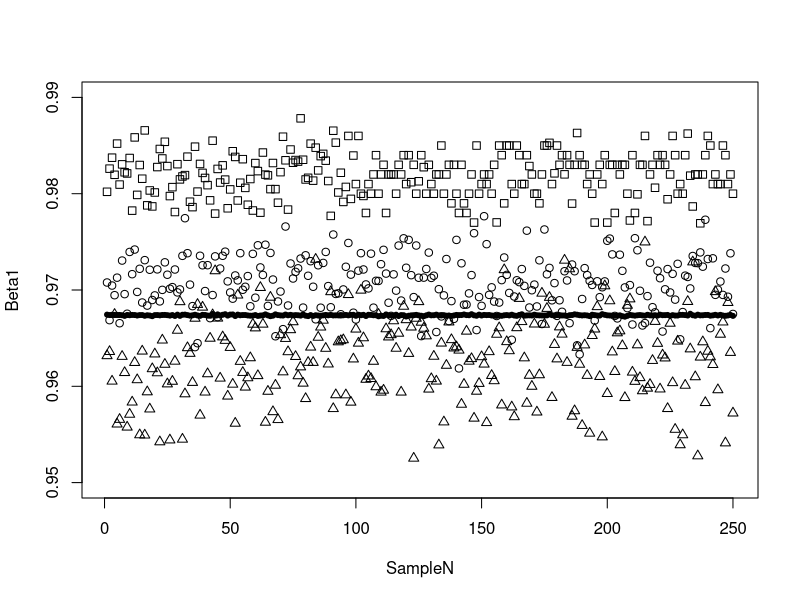
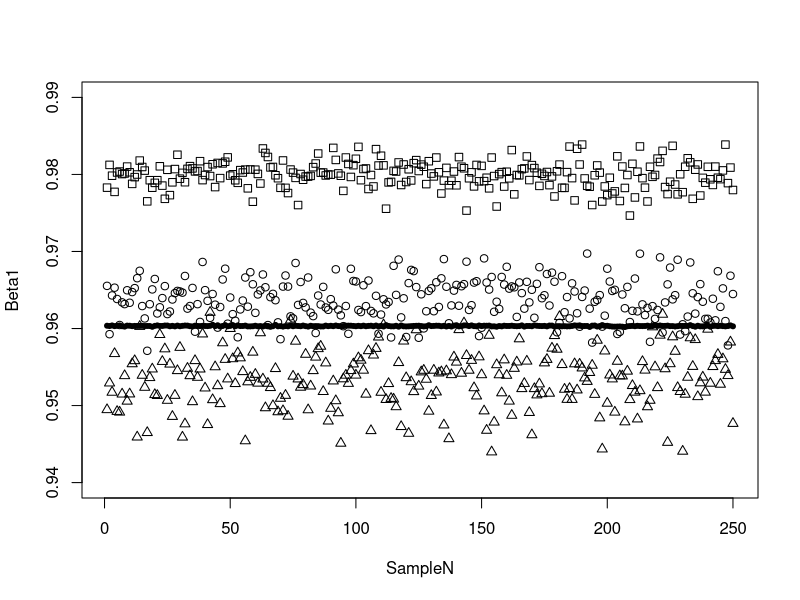
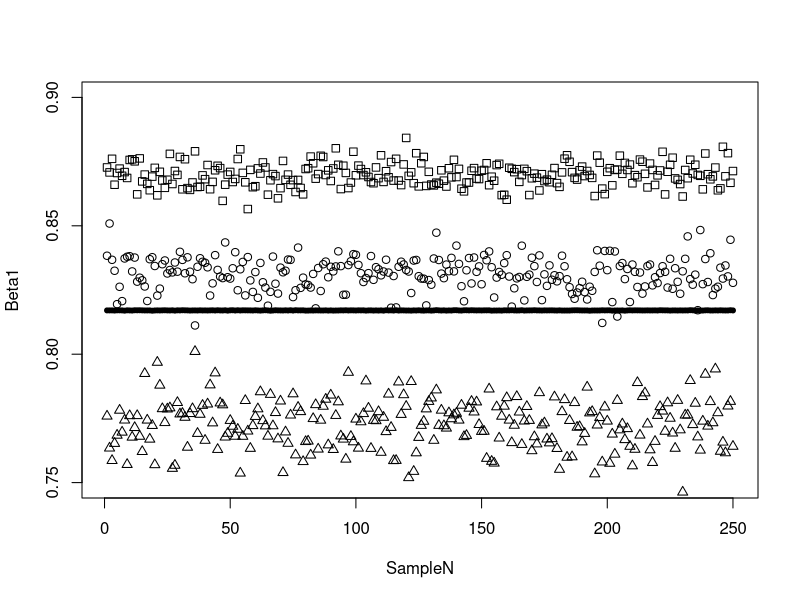
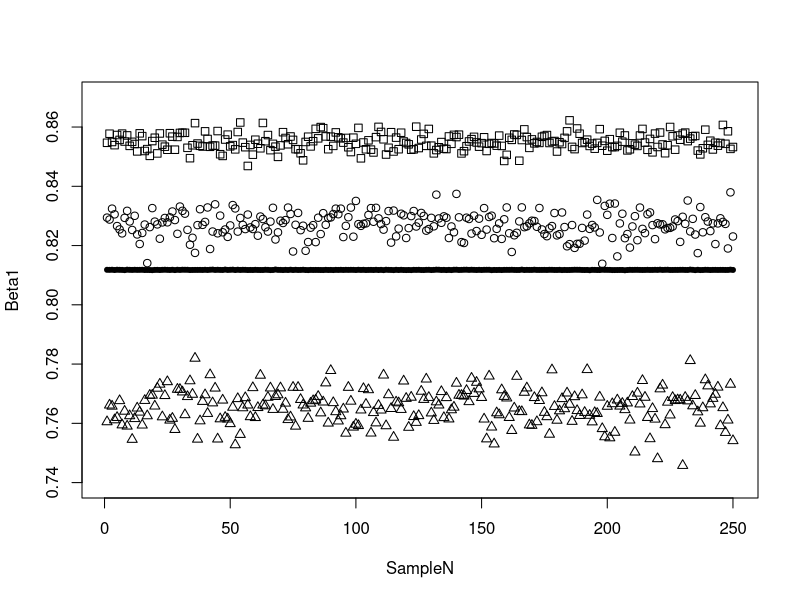

These charts were generated, in order, by the following R code:
###############################################################################
# Updated version of the R code for the analysis
###############################################################################


# Read the data

data <-read.table("ResD2Simu1234.csv", header=TRUE, sep=',')
summary(data)

attach(data)

plot(SampleN, Beta1,ylim=c(0.95,0.99),pch=0)
points(SampleN, Beta2,pch=20)
points(SampleN, Beta3,pch=1)
points(SampleN, Beta4,pch=2)




data <-read.table("ResD3Simu1234.csv", header=TRUE, sep=',')
summary(data)

attach(data)

plot(SampleN, Beta1,ylim=c(0.94,0.99),pch=0)
points(SampleN, Beta2,pch=20)
points(SampleN, Beta3,pch=1)
points(SampleN, Beta4,pch=2)





data <-read.table("ResW2Simu1234.csv", header=TRUE, sep=',')
summary(data)

attach(data)

plot(SampleN, Beta1,ylim=c(0.75,0.90),pch=0)
points(SampleN, Beta2,pch=20)
points(SampleN, Beta3,pch=1)
points(SampleN, Beta4,pch=2)



data <-read.table("ResCW2Simu1234.csv", header=TRUE, sep=',')
summary(data)

attach(data)

plot(SampleN, Beta1,ylim=c(0.74,0.87),pch=0)
points(SampleN, Beta2,pch=20)
points(SampleN, Beta3,pch=1)
points(SampleN, Beta4,pch=2)







